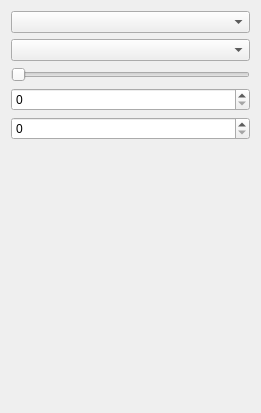
<?xml version="1.0" encoding="UTF-8"?>
<ui version="4.0">
 <class>SliderForm</class>
 <widget class="QWidget" name="SliderForm">
  <property name="geometry">
   <rect>
    <x>0</x>
    <y>0</y>
    <width>261</width>
    <height>413</height>
   </rect>
  </property>
  <property name="windowTitle">
   <string>Form</string>
  </property>
  <layout class="QVBoxLayout" name="verticalLayout">
   <item>
    <widget class="QComboBox" name="comboBoxCountries"/>
   </item>
   <item>
    <widget class="QComboBox" name="comboBoxWeekly"/>
   </item>
   <item>
    <widget class="QSlider" name="horizontalSliderIntRange">
     <property name="orientation">
      <enum>Qt::Horizontal</enum>
     </property>
    </widget>
   </item>
   <item>
    <widget class="QSpinBox" name="spinBoxInt"/>
   </item>
   <item>
    <widget class="QSpinBox" name="spinBoxStruct"/>
   </item>
   <item>
    <spacer name="verticalSpacer">
     <property name="orientation">
      <enum>Qt::Vertical</enum>
     </property>
     <property name="sizeHint" stdset="0">
      <size>
       <width>20</width>
       <height>40</height>
      </size>
     </property>
    </spacer>
   </item>
  </layout>
 </widget>
 <resources/>
 <connections/>
</ui>
